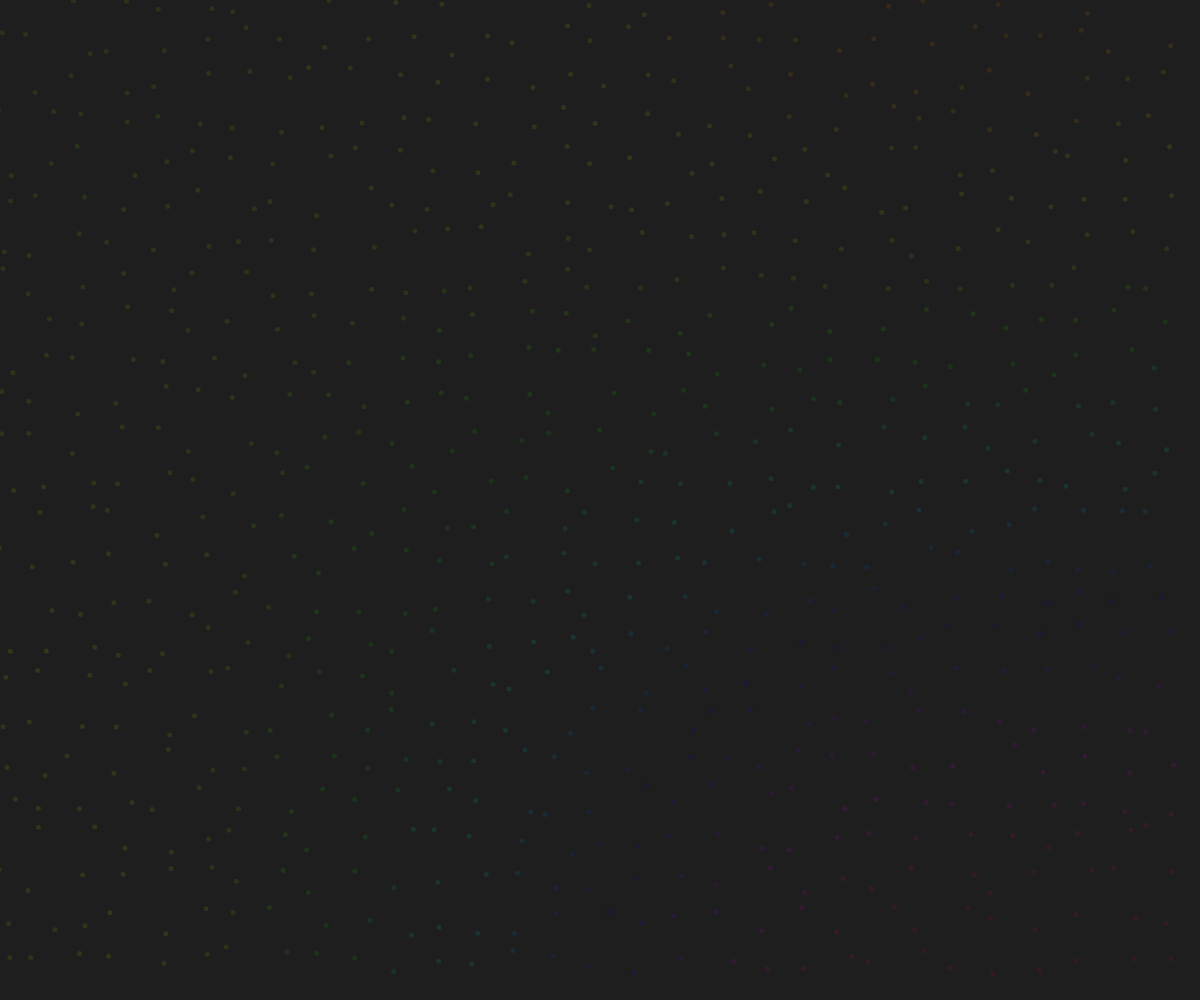
Frame 1 (no input)
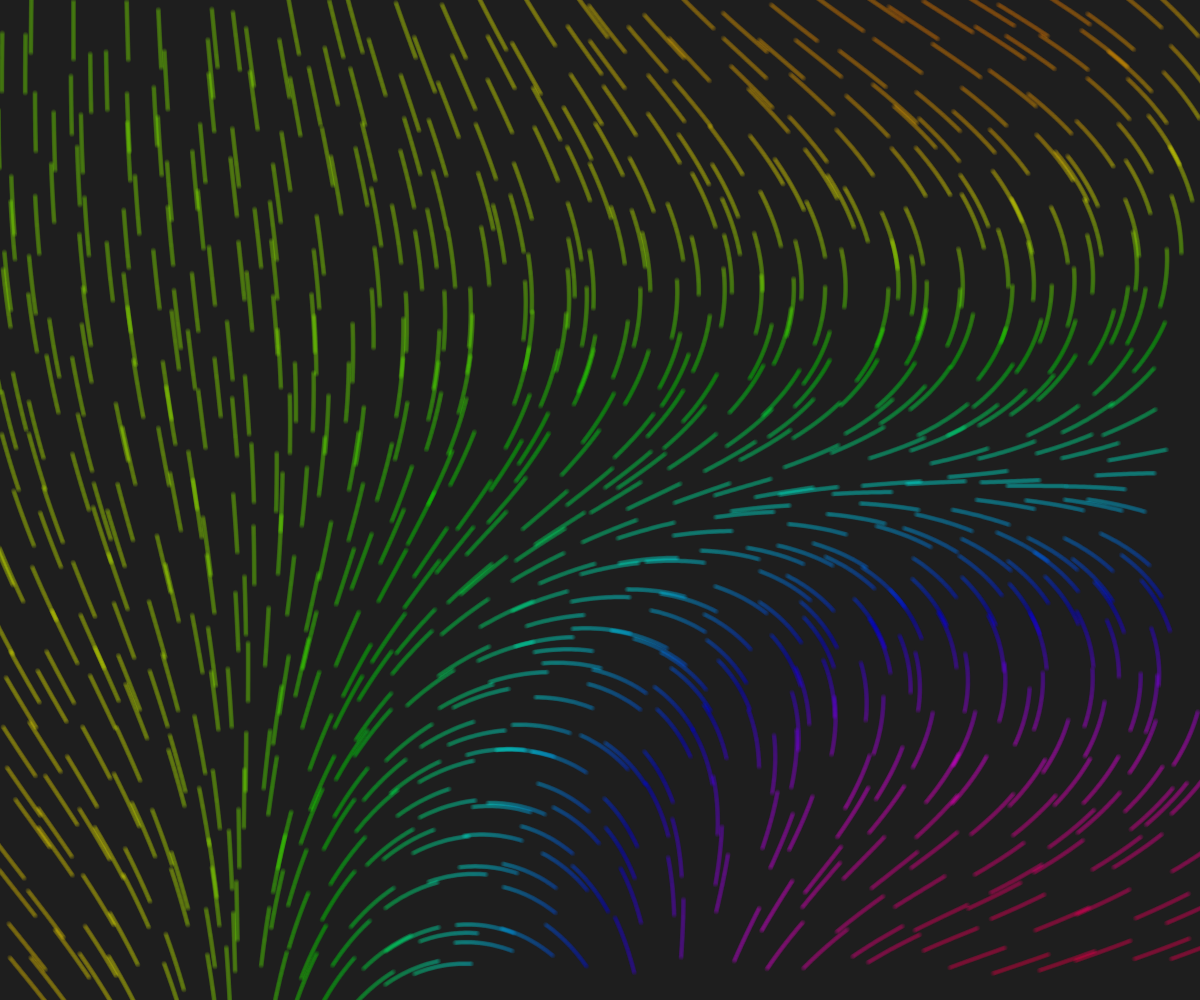
Frame 60 (no input)
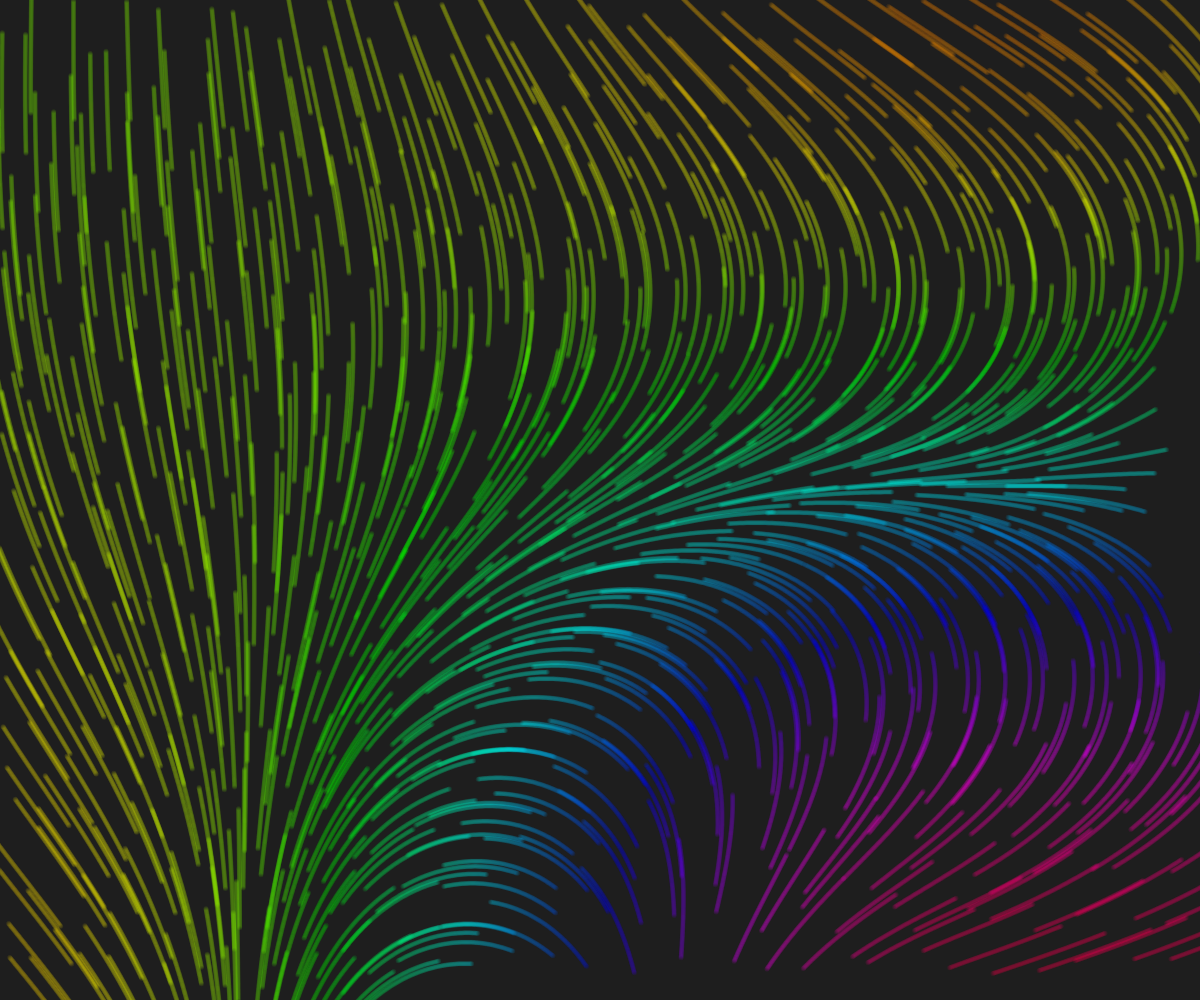
Frame 120 (the mouse pressed at the canvas centre since frame 60)

The p5.js sketch that drew these frames (run headless with seeded random() and noise() and a simulated clock; from frame 60 on, the mouse is pressed at the canvas centre):

// p5.js sketch
// ── sketch.js

let points = []
let angleScale = 0.001
let density = 30
let seed = 42

function setup() {
    createCanvas(windowWidth, windowHeight)
    background(30)
    angleMode(DEGREES)
    noiseDetail(1)
    noiseSeed(seed)
    randomSeed(seed)
    colorMode(HSB, 360, 100, 100, 100)
    noStroke()

    let space = floor(width / density)

    for (let x = 0; x < width; x += space) {
        for (let y = 0; y < height; y += space) {
            let p = createVector(x + random(-density / 2, density / 2), y + random(-density / 2, density / 2))
            points.push(p)
        }

    }
}

function draw() {

    for (let i = 0; i < points.length; i++) {

        var angle = map(noise(points[i].x * angleScale, points[i].y * angleScale), 0, 1, 0, 720)

        fill(angle, 100, 100, 10)

        points[i].add(createVector(cos(angle), sin(angle)))


        circle(points[i].x, points[i].y, 5)
    }
}
